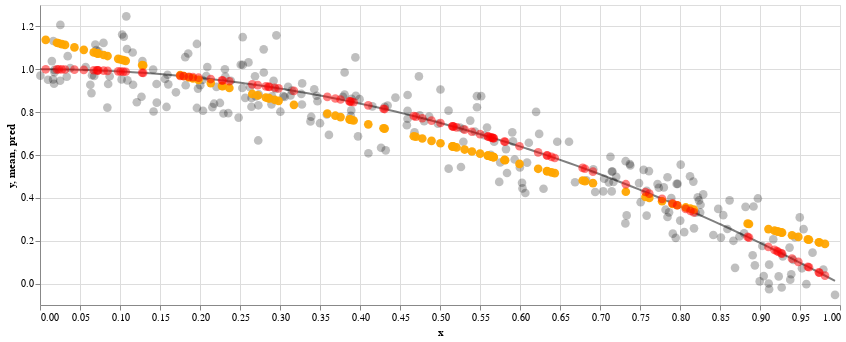

Write notebook code for a chart like this one.
### Code cell
test_plot = alt.Chart(test_df, width=800, height=300).mark_circle(size=75, color='orange').encode(
    x='x',
    y='pred',
    opacity=alt.value(0.95),
)

test_plot2 = alt.Chart(test_df, width=800, height=300).mark_circle(size=75, color='red').encode(
    x='x',
    y='y',
    opacity=alt.value(0.5),
)

sample_plot + mean_plot + test_plot + test_plot2

### Figure 1 — Vega-Lite specification as saved in the notebook (floating-point values rounded to 4 significant figures; data arrays with more than 128 entries replaced by an {"elided": "..."} marker saying what was removed)
{"$schema": "https://vega.github.io/schema/vega-lite/v2.4.3.json", "config": {"view": {"height": 300, "width": 400}}, "layer": [{"data": {"values": {"elided": "250 records"}}, "encoding": {"opacity": {"value": 0.25}, "x": {"field": "x", "type": "quantitative"}, "y": {"field": "y", "type": "quantitative"}}, "height": 300, "mark": {"color": "black", "size": 75, "type": "circle"}, "width": 800}, {"data": {"values": {"elided": "250 records"}}, "encoding": {"opacity": {"value": 0.5}, "x": {"field": "x", "type": "quantitative"}, "y": {"field": "mean", "type": "quantitative"}}, "height": 300, "mark": {"color": "black", "type": "line"}, "width": 800}, {"data": {"values": [{"pred": 0.9211, "x": 0.2283, "y": 0.9479}, {"pred": 1.018, "x": 0.129, "y": 0.9834}, {"pred": 0.5192, "x": 0.6394, "y": 0.5911}, {"pred": 0.5759, "x": 0.5814, "y": 0.6619}, {"pred": 1.062, "x": 0.08447, "y": 0.9929}, {"pred": 0.2176, "x": 0.9479, "y": 0.1015}, {"pred": 0.3714, "x": 0.7906, "y": 0.3749}, {"pred": 0.6405, "x": 0.5154, "y": 0.7344}, {"pred": 1.118, "x": 0.0273, "y": 0.9993}, {"pred": 1.046, "x": 0.1008, "y": 0.9898}, {"pred": 0.5355, "x": 0.6227, "y": 0.6122}, {"pred": 0.1926, "x": 0.9735, "y": 0.05228}, {"pred": 0.2779, "x": 0.8863, "y": 0.2145}, {"pred": 0.5249, "x": 0.6336, "y": 0.5985}, {"pred": 0.9574, "x": 0.1912, "y": 0.9635}, {"pred": 0.1851, "x": 0.9812, "y": 0.03717}, {"pred": 0.7834, "x": 0.3692, "y": 0.8637}, {"pred": 0.6549, "x": 0.5006, "y": 0.7494}, {"pred": 0.6254, "x": 0.5308, "y": 0.7183}, {"pred": 0.2422, "x": 0.9228, "y": 0.1484}, {"pred": 0.5584, "x": 0.5994, "y": 0.6408}, {"pred": 1.02, "x": 0.1276, "y": 0.9837}, {"pred": 0.6065, "x": 0.5501, "y": 0.6974}, {"pred": 0.5913, "x": 0.5657, "y": 0.68}, {"pred": 1.124, "x": 0.02109, "y": 0.9996}, {"pred": 0.7231, "x": 0.4308, "y": 0.8144}, {"pred": 0.973, "x": 0.1752, "y": 0.9693}, {"pred": 0.777, "x": 0.3757, "y": 0.8589}, {"pred": 0.3454, "x": 0.8172, "y": 0.3322}, {"pred": 0.2439, "x": 0.921, "y": 0.1517}, {"pred": 0.8576, "x": 0.2933, "y": 0.914}, {"pred": 0.5941, "x": 0.5628, "y": 0.6833}, {"pred": 1.121, "x": 0.02341, "y": 0.9995}, {"pred": 1.074, "x": 0.07213, "y": 0.9948}, {"pred": 0.5243, "x": 0.6342, "y": 0.5978}, {"pred": 0.8849, "x": 0.2653, "y": 0.9296}, {"pred": 0.3495, "x": 0.8131, "y": 0.3389}, {"pred": 0.8683, "x": 0.2823, "y": 0.9203}, {"pred": 0.5898, "x": 0.5672, "y": 0.6783}, {"pred": 0.7432, "x": 0.4103, "y": 0.8316}, {"pred": 0.4686, "x": 0.6912, "y": 0.5223}, {"pred": 1.114, "x": 0.03131, "y": 0.999}, {"pred": 1.137, "x": 0.007153, "y": 0.9999}, {"pred": 0.6399, "x": 0.5159, "y": 0.7338}, {"pred": 1.091, "x": 0.05475, "y": 0.997}, {"pred": 0.3997, "x": 0.7616, "y": 0.4199}, {"pred": 0.1918, "x": 0.9743, "y": 0.05067}, {"pred": 0.6165, "x": 0.5399, "y": 0.7085}, {"pred": 0.7246, "x": 0.4294, "y": 0.8156}, {"pred": 0.8527, "x": 0.2983, "y": 0.911}, {"pred": 0.9356, "x": 0.2134, "y": 0.9544}, {"pred": 0.4284, "x": 0.7323, "y": 0.4638}, {"pred": 0.9687, "x": 0.1797, "y": 0.9677}, {"pred": 0.5968, "x": 0.56, "y": 0.6863}, {"pred": 0.9219, "x": 0.2275, "y": 0.9483}, {"pred": 0.9506, "x": 0.1981, "y": 0.9607}, {"pred": 0.2375, "x": 0.9276, "y": 0.1396}, {"pred": 1.075, "x": 0.07098, "y": 0.995}, {"pred": 0.2386, "x": 0.9265, "y": 0.1416}, {"pred": 1.067, "x": 0.07955, "y": 0.9937}, {"pred": 0.5152, "x": 0.6435, "y": 0.5859}, {"pred": 0.8639, "x": 0.2868, "y": 0.9178}, {"pred": 1.049, "x": 0.09774, "y": 0.9904}, {"pred": 0.766, "x": 0.387, "y": 0.8502}, {"pred": 0.206, "x": 0.9599, "y": 0.07868}, {"pred": 0.2542, "x": 0.9106, "y": 0.1709}, {"pred": 0.6659, "x": 0.4894, "y": 0.7605}, {"pred": 0.6772, "x": 0.4778, "y": 0.7717}, {"pred": 0.2467, "x": 0.9181, "y": 0.157}, {"pred": 0.5901, "x": 0.5669, "y": 0.6787}, {"pred": 0.2046, "x": 0.9612, "y": 0.07602}, {"pred": 0.761, "x": 0.392, "y": 0.8463}, {"pred": 0.3841, "x": 0.7776, "y": 0.3954}, {"pred": 0.3656, "x": 0.7965, "y": 0.3655}, {"pred": 1.079, "x": 0.06716, "y": 0.9955}, {"pred": 0.5971, "x": 0.5597, "y": 0.6867}, {"pred": 0.834, "x": 0.3174, "y": 0.8992}, {"pred": 0.2796, "x": 0.8846, "y": 0.2176}, {"pred": 0.7655, "x": 0.3874, "y": 0.8499}, {"pred": 0.685, "x": 0.4699, "y": 0.7792}, {"pred": 1.04, "x": 0.1072, "y": 0.9885}, {"pred": 1.102, "x": 0.04303, "y": 0.9981}, {"pred": 0.6876, "x": 0.4672, "y": 0.7817}, {"pred": 0.2254, "x": 0.94, "y": 0.1164}, {"pred": 0.9623, "x": 0.1861, "y": 0.9654}, {"pred": 0.7932, "x": 0.3592, "y": 0.871}, {"pred": 0.6352, "x": 0.5207, "y": 0.7288}, {"pred": 0.9129, "x": 0.2367, "y": 0.944}, {"pred": 0.7638, "x": 0.3892, "y": 0.8485}, {"pred": 1.073, "x": 0.07286, "y": 0.9947}, {"pred": 0.5924, "x": 0.5646, "y": 0.6812}, {"pred": 0.8653, "x": 0.2854, "y": 0.9185}, {"pred": 0.5769, "x": 0.5804, "y": 0.6631}, {"pred": 0.6389, "x": 0.517, "y": 0.7327}, {"pred": 0.8782, "x": 0.2722, "y": 0.9259}, {"pred": 0.4784, "x": 0.6812, "y": 0.536}, {"pred": 0.4812, "x": 0.6783, "y": 0.5399}, {"pred": 0.4044, "x": 0.7569, "y": 0.4272}, {"pred": 0.3552, "x": 0.8072, "y": 0.3485}, {"pred": 1.043, "x": 0.104, "y": 0.9892}]}, "encoding": {"opacity": {"value": 0.95}, "x": {"field": "x", "type": "quantitative"}, "y": {"field": "pred", "type": "quantitative"}}, "height": 300, "mark": {"color": "orange", "size": 75, "type": "circle"}, "width": 800}, {"data": {"values": [{"pred": 0.9211, "x": 0.2283, "y": 0.9479}, {"pred": 1.018, "x": 0.129, "y": 0.9834}, {"pred": 0.5192, "x": 0.6394, "y": 0.5911}, {"pred": 0.5759, "x": 0.5814, "y": 0.6619}, {"pred": 1.062, "x": 0.08447, "y": 0.9929}, {"pred": 0.2176, "x": 0.9479, "y": 0.1015}, {"pred": 0.3714, "x": 0.7906, "y": 0.3749}, {"pred": 0.6405, "x": 0.5154, "y": 0.7344}, {"pred": 1.118, "x": 0.0273, "y": 0.9993}, {"pred": 1.046, "x": 0.1008, "y": 0.9898}, {"pred": 0.5355, "x": 0.6227, "y": 0.6122}, {"pred": 0.1926, "x": 0.9735, "y": 0.05228}, {"pred": 0.2779, "x": 0.8863, "y": 0.2145}, {"pred": 0.5249, "x": 0.6336, "y": 0.5985}, {"pred": 0.9574, "x": 0.1912, "y": 0.9635}, {"pred": 0.1851, "x": 0.9812, "y": 0.03717}, {"pred": 0.7834, "x": 0.3692, "y": 0.8637}, {"pred": 0.6549, "x": 0.5006, "y": 0.7494}, {"pred": 0.6254, "x": 0.5308, "y": 0.7183}, {"pred": 0.2422, "x": 0.9228, "y": 0.1484}, {"pred": 0.5584, "x": 0.5994, "y": 0.6408}, {"pred": 1.02, "x": 0.1276, "y": 0.9837}, {"pred": 0.6065, "x": 0.5501, "y": 0.6974}, {"pred": 0.5913, "x": 0.5657, "y": 0.68}, {"pred": 1.124, "x": 0.02109, "y": 0.9996}, {"pred": 0.7231, "x": 0.4308, "y": 0.8144}, {"pred": 0.973, "x": 0.1752, "y": 0.9693}, {"pred": 0.777, "x": 0.3757, "y": 0.8589}, {"pred": 0.3454, "x": 0.8172, "y": 0.3322}, {"pred": 0.2439, "x": 0.921, "y": 0.1517}, {"pred": 0.8576, "x": 0.2933, "y": 0.914}, {"pred": 0.5941, "x": 0.5628, "y": 0.6833}, {"pred": 1.121, "x": 0.02341, "y": 0.9995}, {"pred": 1.074, "x": 0.07213, "y": 0.9948}, {"pred": 0.5243, "x": 0.6342, "y": 0.5978}, {"pred": 0.8849, "x": 0.2653, "y": 0.9296}, {"pred": 0.3495, "x": 0.8131, "y": 0.3389}, {"pred": 0.8683, "x": 0.2823, "y": 0.9203}, {"pred": 0.5898, "x": 0.5672, "y": 0.6783}, {"pred": 0.7432, "x": 0.4103, "y": 0.8316}, {"pred": 0.4686, "x": 0.6912, "y": 0.5223}, {"pred": 1.114, "x": 0.03131, "y": 0.999}, {"pred": 1.137, "x": 0.007153, "y": 0.9999}, {"pred": 0.6399, "x": 0.5159, "y": 0.7338}, {"pred": 1.091, "x": 0.05475, "y": 0.997}, {"pred": 0.3997, "x": 0.7616, "y": 0.4199}, {"pred": 0.1918, "x": 0.9743, "y": 0.05067}, {"pred": 0.6165, "x": 0.5399, "y": 0.7085}, {"pred": 0.7246, "x": 0.4294, "y": 0.8156}, {"pred": 0.8527, "x": 0.2983, "y": 0.911}, {"pred": 0.9356, "x": 0.2134, "y": 0.9544}, {"pred": 0.4284, "x": 0.7323, "y": 0.4638}, {"pred": 0.9687, "x": 0.1797, "y": 0.9677}, {"pred": 0.5968, "x": 0.56, "y": 0.6863}, {"pred": 0.9219, "x": 0.2275, "y": 0.9483}, {"pred": 0.9506, "x": 0.1981, "y": 0.9607}, {"pred": 0.2375, "x": 0.9276, "y": 0.1396}, {"pred": 1.075, "x": 0.07098, "y": 0.995}, {"pred": 0.2386, "x": 0.9265, "y": 0.1416}, {"pred": 1.067, "x": 0.07955, "y": 0.9937}, {"pred": 0.5152, "x": 0.6435, "y": 0.5859}, {"pred": 0.8639, "x": 0.2868, "y": 0.9178}, {"pred": 1.049, "x": 0.09774, "y": 0.9904}, {"pred": 0.766, "x": 0.387, "y": 0.8502}, {"pred": 0.206, "x": 0.9599, "y": 0.07868}, {"pred": 0.2542, "x": 0.9106, "y": 0.1709}, {"pred": 0.6659, "x": 0.4894, "y": 0.7605}, {"pred": 0.6772, "x": 0.4778, "y": 0.7717}, {"pred": 0.2467, "x": 0.9181, "y": 0.157}, {"pred": 0.5901, "x": 0.5669, "y": 0.6787}, {"pred": 0.2046, "x": 0.9612, "y": 0.07602}, {"pred": 0.761, "x": 0.392, "y": 0.8463}, {"pred": 0.3841, "x": 0.7776, "y": 0.3954}, {"pred": 0.3656, "x": 0.7965, "y": 0.3655}, {"pred": 1.079, "x": 0.06716, "y": 0.9955}, {"pred": 0.5971, "x": 0.5597, "y": 0.6867}, {"pred": 0.834, "x": 0.3174, "y": 0.8992}, {"pred": 0.2796, "x": 0.8846, "y": 0.2176}, {"pred": 0.7655, "x": 0.3874, "y": 0.8499}, {"pred": 0.685, "x": 0.4699, "y": 0.7792}, {"pred": 1.04, "x": 0.1072, "y": 0.9885}, {"pred": 1.102, "x": 0.04303, "y": 0.9981}, {"pred": 0.6876, "x": 0.4672, "y": 0.7817}, {"pred": 0.2254, "x": 0.94, "y": 0.1164}, {"pred": 0.9623, "x": 0.1861, "y": 0.9654}, {"pred": 0.7932, "x": 0.3592, "y": 0.871}, {"pred": 0.6352, "x": 0.5207, "y": 0.7288}, {"pred": 0.9129, "x": 0.2367, "y": 0.944}, {"pred": 0.7638, "x": 0.3892, "y": 0.8485}, {"pred": 1.073, "x": 0.07286, "y": 0.9947}, {"pred": 0.5924, "x": 0.5646, "y": 0.6812}, {"pred": 0.8653, "x": 0.2854, "y": 0.9185}, {"pred": 0.5769, "x": 0.5804, "y": 0.6631}, {"pred": 0.6389, "x": 0.517, "y": 0.7327}, {"pred": 0.8782, "x": 0.2722, "y": 0.9259}, {"pred": 0.4784, "x": 0.6812, "y": 0.536}, {"pred": 0.4812, "x": 0.6783, "y": 0.5399}, {"pred": 0.4044, "x": 0.7569, "y": 0.4272}, {"pred": 0.3552, "x": 0.8072, "y": 0.3485}, {"pred": 1.043, "x": 0.104, "y": 0.9892}]}, "encoding": {"opacity": {"value": 0.5}, "x": {"field": "x", "type": "quantitative"}, "y": {"field": "y", "type": "quantitative"}}, "height": 300, "mark": {"color": "red", "size": 75, "type": "circle"}, "width": 800}]}
